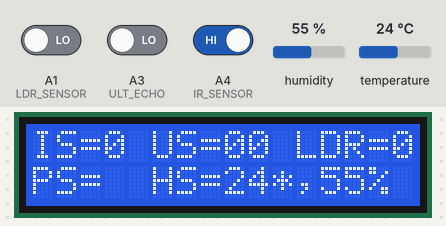
This sketch was run on a simulated Arduino Uno, built with avr-gcc and run on an emulated ATmega328P. On the bench: 16×2 character LCD. The inputs (shaded band) are chosen by the test bench; at power-on: temperature 24 °C, A1 (LDR_SENSOR) LOW, A4 (IR_SENSOR) HIGH, humidity 55 %, A3 (ULT_ECHO) LOW. What the sketch prints to the serial monitor is not drawn.

Above: at 1.6 s.
1.7 s: temperature set to 11 °C
At 3.0 s:
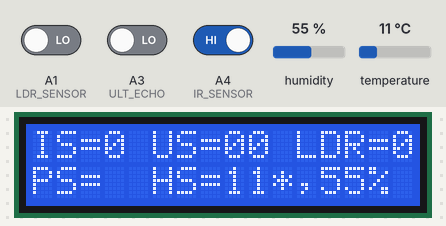
4.1 s: temperature set to 8 °C
At 5.3 s:
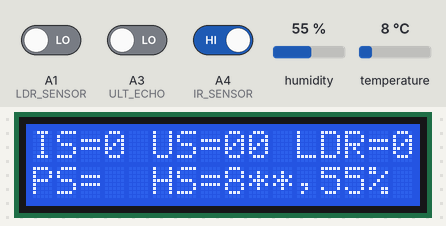
5.6 s: A1 (LDR_SENSOR) driven HIGH
At 6.7 s:
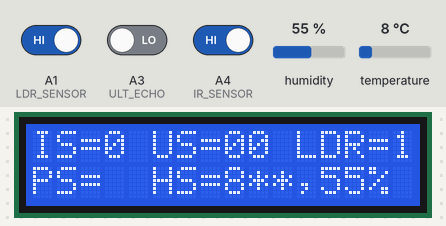
7.2 s: A4 (IR_SENSOR) driven LOW
At 8.4 s:
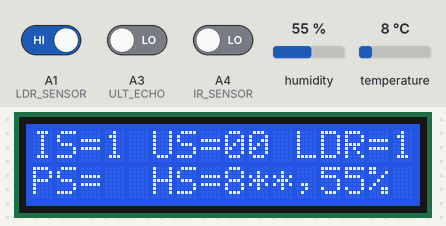
9.2 s: humidity set to 22 %
At 11.5 s:
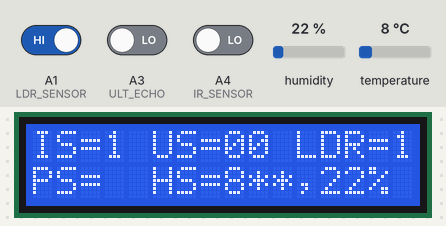
11.8 s: A1 (LDR_SENSOR) driven LOW
At 13.0 s:
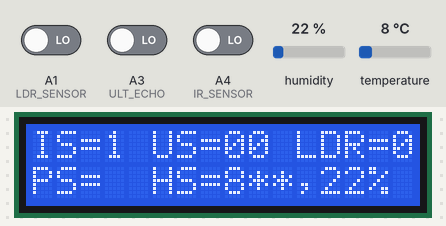
Timing chart, 0 to 14.3 s (numbered marks = the images above; inputs shaded):
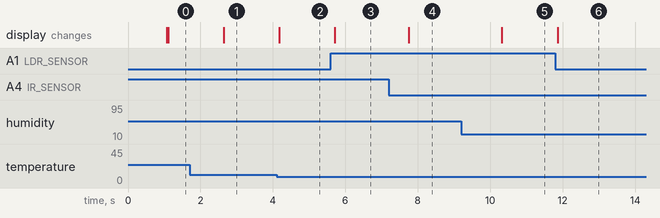

The sketch:

Multi_Sensor.ino
```cpp
#include <SimpleDHT.h>
#include <LiquidCrystal.h>
LiquidCrystal lcd(7, 6, 5, 4, 3, 2);//lcd(RS,En,D4,D5,D6,D7)
/*
   Uncomment when using GAS Sensor
*/
//#define GAS_SENSOR      A1
/*
   Uncomment when using LDR Sensor
*/
#define LDR_SENSOR      A1
//ultrasonic sensor(pins:2)
#define ULT_TRIG        A2
#define ULT_ECHO        A3
#define IR_SENSOR       A4//Ir sensor(pins:1)
#define HT_SENSOR       A5//humidity and temperature sensor(pins:1)
//leds(pins:5)
#define HT_LED          8
#define IR_LED          9
#define ULT_LED         10
#define BUZZER          11// for ultrasonic sensor
//#define GAS_LED       12
#define LDR_LED         12
#define PIR_LED         13
// create a dht11 object
SimpleDHT11 dht11(HT_SENSOR);
void setup() {
  Serial.begin(9600);
  lcd.begin(16, 2);
  lcd.clear();
  // set sensor pins as inputs
  /*for (int i = PIR_SENSOR; i <= HT_SENSOR; i++)
    pinMode(i, INPUT);
  //set trigger pin as output
  pinMode(ULT_TRIG, OUTPUT);
  // set led pins as output
  for (int i = HT_LED; i <= PIR_LED; i++)
    pinMode(i, OUTPUT);
  // print sensor name on the LCD*/
  lcd.setCursor(0, 0);
  lcd.print("IS=  ");
  lcd.print("US=   ");
  //lcd.print("GS=   ");
  lcd.print("LDR=  ");
  lcd.setCursor(0, 1);
  lcd.print("PS=  ");
  lcd.print("HS=   ,   ");
}
void loop() {


  ir_Readings();

  us_Readings();
  //read values from gas sensor
  //gas_Readings();
  //read values from LDR sensor
  LDR_Readings();
  //read analog values from pir sensor
//  pir_Readings();
  // read temp and humidity from ht sensor
  ht_Readings();
}
void ir_Readings() {
  int x = digitalRead(IR_SENSOR);
  lcd.setCursor(3, 0);
  lcd.print(!x);
  Serial.print("IR=");
  Serial.print(!x);
  Serial.print("\t");
  //IR Sensor input condition for Led to glow
  if (x == 0) {
    digitalWrite(IR_LED, HIGH);
  }
  else {
    digitalWrite(IR_LED, LOW);
  }
}
void us_Readings() {
  long  duration;
  int distance;
  duration = time_Measurement(duration);
  distance = (int)duration * (0.0343) / 2;
  if (distance > 99 || distance < 0)//If distance is negative or greater than 99, then always show distance =0
    distance = 0;
  display_distance(distance);
}
//uncomment when using GAS Sensor
/*void gas_Readings() {
  int x = analogRead(GAS_SENSOR);
  lcd.setCursor(14, 0);
  lcd.print(x);
  Serial.print("GS=");
  Serial.print(x);
  Serial.print("\t");
   //Gas Sensor input condition for Led to glow
  if (x >= 60)
    digitalWrite(9, HIGH);
  else
    digitalWrite(9, LOW);
  }*/
//uncomment when using LDR Sensor
void LDR_Readings() {
  int x = digitalRead(LDR_SENSOR);
  lcd.setCursor(15, 0);
  lcd.print(x);
  Serial.print("LDR=");
  Serial.print(x);
  Serial.print("\t");
  //LDR Sensor input condition for Led to glow
  if (x == 1) {
    digitalWrite(LDR_LED, HIGH);
  }
  else {
    digitalWrite(LDR_LED, LOW);
  }
}
/*void pir_Readings() {
  int x = digitalRead(PIR_SENSOR);
  lcd.setCursor(3, 1);
  lcd.print(x);
  Serial.print("PS=");
  Serial.print(x);
  Serial.print("\t");
  ////PIR Sensor input condition for Led to glow
  if (x == 1) {
    digitalWrite(PIR_LED, HIGH);
  }
  else {
    digitalWrite(PIR_LED, LOW);
  }
}*/
void ht_Readings() {
  byte temperature = 0;
  byte humidity = 0;
  dht11.read(&temperature, &humidity, NULL);// <simpledht> library function to read temperature and humidity
  lcd.setCursor(8, 1);
  lcd.print((int)temperature);
  lcd.print("*");//temperature in degree
  lcd.setCursor(12, 1);
  lcd.print((int)humidity);
  lcd.print("%");
  Serial.print("HT=");
  Serial.print(temperature);
  Serial.print("*C,");
  Serial.print(humidity);
  Serial.print("%");
  Serial.println();
  //Temperature and humidity conditions for Led to glow
  if (temperature > 38 || humidity > 37)
    digitalWrite(HT_LED, HIGH);
  else
    digitalWrite(HT_LED, LOW);
  delay(500);
}
int time_Measurement(int duration)
{
  digitalWrite(ULT_TRIG, LOW);
  delayMicroseconds(2);
  digitalWrite(ULT_TRIG, HIGH);
  delayMicroseconds(10);
  digitalWrite(ULT_TRIG, LOW);
  duration = pulseIn(ULT_ECHO, HIGH);
  return duration;
}
void display_distance(int distance)
{
  lcd.setCursor(8, 0);
  if (distance < 10) {
    lcd.print(0);
  }
  lcd.print(distance);
  Serial.print("US=");
  Serial.print(distance);
  Serial.print("\t");
  //distance condition for Led to glow
  if (1 <= distance && distance <= 10) {
    digitalWrite(ULT_LED, HIGH);
    tone(BUZZER, 2000);
  }
  else {
    digitalWrite(ULT_LED, LOW);
    noTone(BUZZER);
  }
  delay(10);
}
```

Measured:
- the behaviour switches between 10 and 9 °C on temperature (found by bisection; images 1 and 2)
- after the input at 1.7 s, the display: changes after 0.94 s (image 1)
- after the input at 4.1 s, the display: changes after 0.08 s (image 2)
- after the input at 5.6 s, the display: changes after 0.11 s (image 3)
- after the input at 7.2 s, the display: changes after 0.55 s (image 4)
- after the input at 9.2 s, the display: changes after 1.1 s (image 5)
- after the input at 11.8 s, the display: changes after 0.06 s (image 6)
